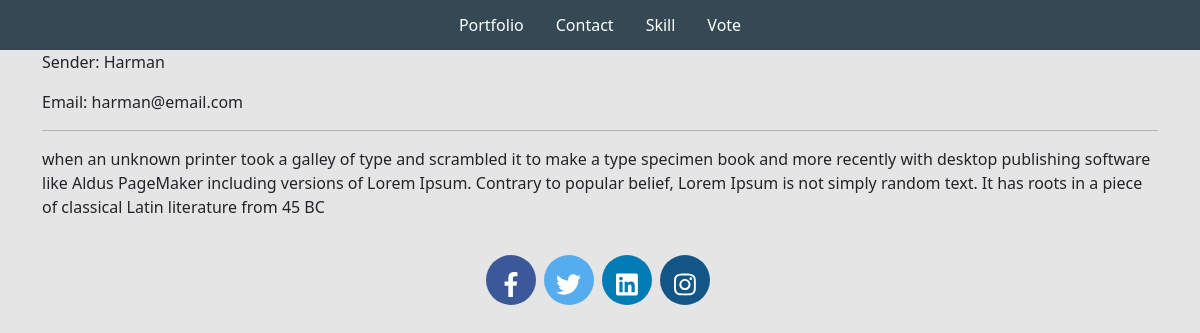
Page /message/9d460686-becf-441d-a6a6-210934ae37f9/ on the committed database.
### base/models.py (models this page shows, shortened)
class Message(models.Model):
    name = models.CharField(max_length=200, null=True)
    email = models.EmailField(max_length=250)
    subject = models.CharField(max_length=250, null=True)
    body = models.TextField()
    is_read = models.BooleanField(default=False)
    created = models.DateTimeField(auto_now_add=True)
    id = models.UUIDField(default=uuid.uuid4, unique=True, primary_key=True, editable=False)

### base/views.py (the view)
# urls.py: path('message/<str:pk>/', views.messagePage, name='message'),
def messagePage(request, pk):
    message = Message.objects.get(id=pk)
    message.is_read = True
    message.save()
    context = {'message':message}
    return render(request, 'base/message.html', context)

### base/templates/base/message.html
{% extends 'base/main.html' %}
{% load static %}
{% block content %}
<div class="container">
    <p>Sender: {{message.name}}</p>
    <p>Email: {{message.email}}</p>
    <hr>
    <p>{{message.body}}</p>
</div>
{% endblock content %}

### static/styles/main.css (style rules this page uses)
.main { background-color: #e5e5e5; }

### rows in the picture
Message: name "Harman", email "harman@email.com", body "when an unknown printer took a galley of type and scrambled it to make a type specimen book and more recently with desktop publishing software like Aldus PageMaker including versions of Lorem Ipsum. Contrary to popular belief, Lorem Ipsum is not simply random text. It has roots in a piece of classical Latin literature from 45 BC"
